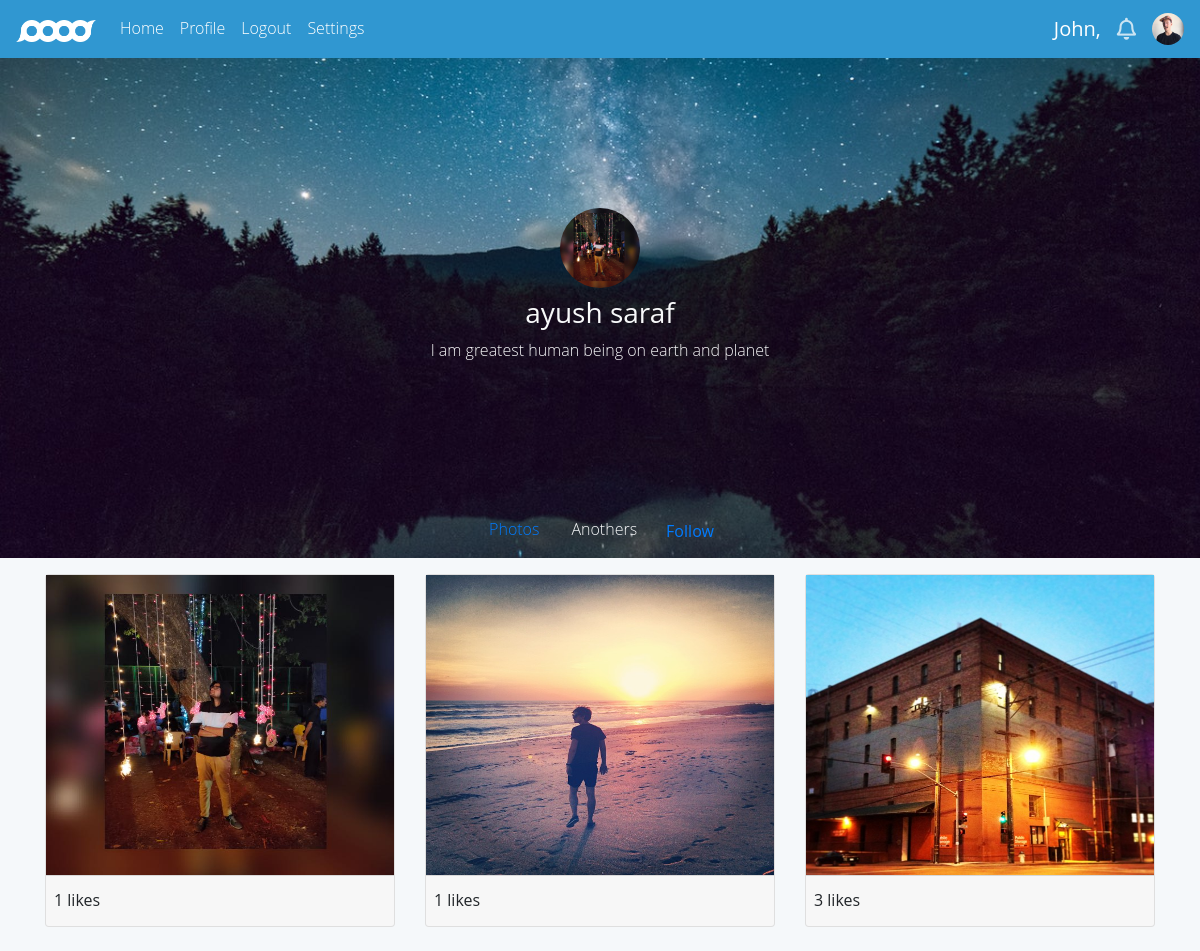
The app's page /profile/asaraf (signed in) with its own data.
### pagesetup/models.py (models this page shows, shortened)
class Profile(models.Model):
    user = models.ForeignKey(User,on_delete=models.CASCADE)
    bio = models.TextField(blank=True , default='lorem ipsum')
    profile_pic = models.ImageField(upload_to= "profile_pic" , default='defpic.jpeg')
    location = models.CharField(max_length=100 , blank=True , default='india')

class Posts(models.Model):
    user = models.CharField(max_length=30)
    caption = models.TextField(blank=True)
    image = models.ImageField(upload_to='posts')
    likes = models.IntegerField(default=1)
    date = models.DateField(default=datetime.now)
    icon = models.ImageField(default='icon.png')

### pagesetup/views.py (the view)
# urls.py: path('profile/<str:pk>',views.profile,name='profile'),
@login_required(login_url='/login')
def profile(request , pk):
    main_profile = Profile.objects.get(user = request.user)
    current_cred = User.objects.get(username = pk)
    current_profile = Profile.objects.get(user = current_cred)
    current_posts = Posts.objects.filter(user = pk)
    follow_str = ''
    if FollowUser.objects.filter(follower = request.user.username , following = pk):
        follow_str = "Unfollow"
    else:
        follow_str = "Follow"
    context = {
        'first_name':request.user.first_name.capitalize(),
        'profile':current_profile,
        'posts':current_posts,
        'main_profile':main_profile,
        'current_cred':current_cred,
        'follow_str':follow_str,
    }
    return render(request,'profile.html' , context)

### templates/profile.html (shortened to what this page needs)
{% load static %}
<!DOCTYPE html>
<html lang="en">
  <head>
    <link rel="stylesheet" href="https://cdnjs.cloudflare.com/ajax/libs/twitter-bootstrap/4.3.1/css/bootstrap.min.css" />
    <link rel="stylesheet" href="https://use.fontawesome.com/releases/v5.7.2/css/all.css" />
    <link rel="stylesheet" href="{% static 'css/style1.css' %}" />
    <link rel="stylesheet" href="lightbox.min.css" />
  </head>
  <body>
    <nav
      class="navbar navbar-expand-md navbar-dark mb-4"
      style="background-color: #3097d1"
    >
      <a href="/" class="navbar-brand"
        ><img
          src="{% static 'images/brand-white.png' %}"
          alt="logo"
          class="img-fluid"
          width="80px"
          height="100px"
      /></a>
      <div class="collapse navbar-collapse" id="responsive">
        <ul class="navbar-nav mr-auto text-capitalize">
          <li class="nav-item"><a href="/" class="nav-link active">home</a></li>
          <li class="nav-item"><a href="/profile/{{user.username}}" class="nav-link active">Profile</a></li>
          <li class="nav-item"><a href="/logout" class="nav-link active"> Logout </a> </li>
          <li class="nav-item"><a href="/settings" class="nav-link active"> Settings </a> </li>
        </ul>
        <h5 class="d-none d-md-block mt-2" style="color: white">
          {{first_name}},
        </h5>
        <a
          href="notification.html"
          class="text-decoration-none"
          style="color: #cbe4f2; font-size: 22px"
          ><i class="far fa-bell ml-3 d-none d-md-block"></i
        ></a>
        <img
          src="{{main_profile.profile_pic.url}}"
          alt=""
          class="rounded-circle ml-3 d-none d-md-block"
          width="32px"
          height="32px"
        />
      </div>
    </nav>
    <div style="height: 500px; margin-top: -2%; background-size: cover; background-repeat: no-repeat; background-position: center; background-image: url({% static 'images/banner.jpg' %});">
      <div class="banner-title d-flex flex-column justify-content-center align-items-center">
        <img
          src="{{profile.profile_pic.url}}"
          alt="img"
          class="rounded-circle mb-2"
          width="80px"
          height="80px"
        />
        <h3 class="text-light mb-2">{{current_cred.first_name}} {{current_cred.last_name}}</h3>
        <p class="text-light">
          {{profile.bio}}
        </p>
      </div>
      <div class="banner-end d-flex justify-content-center align-items-end">
        <form action="/follow" method="post">
            <ul class="nav text-light">
            <a class="nav-link active" href="#feed"><li>Photos</li></a>
            <li class="nav-item nav-link"> Anothers </li>
            {% if user.username != current_cred.username %}
                <button type="submit" class="btn btn-link pb-1 text-decoration-none"> {{follow_str}} </button>
            {% endif %}
          </ul>
          </form>
      </div>
    </div>
    <div class="container my-3" id="feed">
      <div class="row">
        {% for post in posts reversed %}
        <div class="col-lg-4 mb-2">
          <div class="card h-100">
            <div class="card-body p-0 m-0">
              <a href="{{post.image.url}}"><img src="{{post.image.url}}" class="w-100" height="300px"></a>
            </div>
            <div class="card-footer row w-100 mx-0 px-2">
              <div class="col-sm-6 w-50 pl-0">
                <strong>{{post.likes}} likes</strong>
              </div>
            </div>
          </div>
        </div>
        {% endfor %}
      </div>
    </div>
  </body>
</html>

### static/css/style1.css (style rules this page uses)
* { box-sizing: border-box; scroll-behavior: smooth; }
body { background-color: #F5F8FA; font-family: "Open Sans", "Helvetica Neue", Helvetica, Arial, sans-serif; margin: 0; font-weight: 300; line-height: 1.6; color: #212529; text-align: left; }
a { text-decoration: none; }
.banner-title { transform: translateY(150px) }
.banner-end { transform: translateY(280px) }

### records on screen
Profile: profile_pic (picture)
Profile: profile_pic (picture), bio "I am greatest human being on earth and planet"
Posts: image (picture), likes "1"
Posts: image (picture), likes "1"
Posts: image (picture), likes "3"

### other values on screen
{{ first_name }} "John"
{{ current_cred.first_name }} "ayush"
{{ current_cred.last_name }} "saraf"
{{ follow_str }} "Follow"
